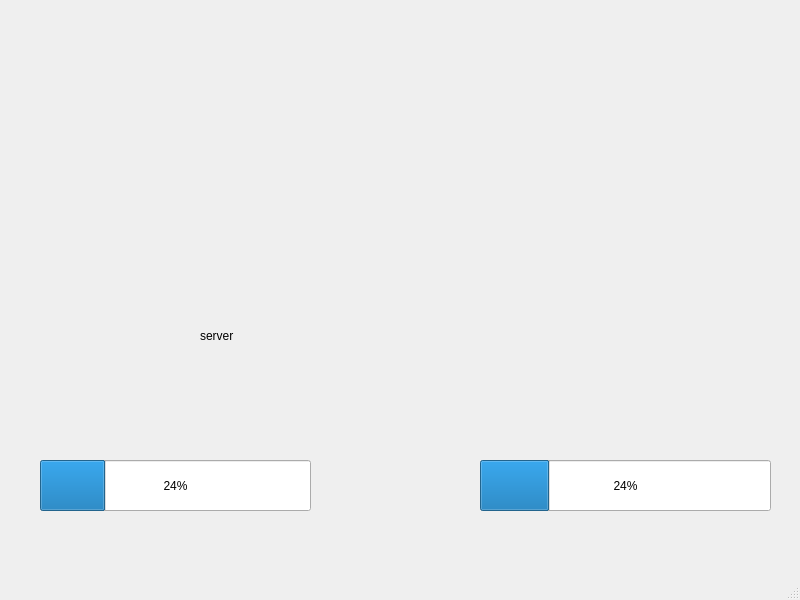
<?xml version="1.0" encoding="UTF-8"?>
<ui version="4.0">
 <class>MemServerWindow</class>
 <widget class="QMainWindow" name="MemServerWindow">
  <property name="geometry">
   <rect>
    <x>0</x>
    <y>0</y>
    <width>800</width>
    <height>600</height>
   </rect>
  </property>
  <property name="windowTitle">
   <string>MainWindow</string>
  </property>
  <widget class="QWidget" name="centralwidget">
   <widget class="QProgressBar" name="barserver">
    <property name="geometry">
     <rect>
      <x>40</x>
      <y>460</y>
      <width>271</width>
      <height>51</height>
     </rect>
    </property>
    <property name="value">
     <number>24</number>
    </property>
   </widget>
   <widget class="QLabel" name="label">
    <property name="geometry">
     <rect>
      <x>200</x>
      <y>270</y>
      <width>231</width>
      <height>131</height>
     </rect>
    </property>
    <property name="text">
     <string>server</string>
    </property>
   </widget>
   <widget class="QProgressBar" name="barserver_2">
    <property name="geometry">
     <rect>
      <x>480</x>
      <y>460</y>
      <width>291</width>
      <height>51</height>
     </rect>
    </property>
    <property name="value">
     <number>24</number>
    </property>
   </widget>
  </widget>
  <widget class="QMenuBar" name="menubar">
   <property name="geometry">
    <rect>
     <x>0</x>
     <y>0</y>
     <width>800</width>
     <height>22</height>
    </rect>
   </property>
  </widget>
  <widget class="QStatusBar" name="statusbar"/>
 </widget>
 <resources/>
 <connections/>
</ui>
